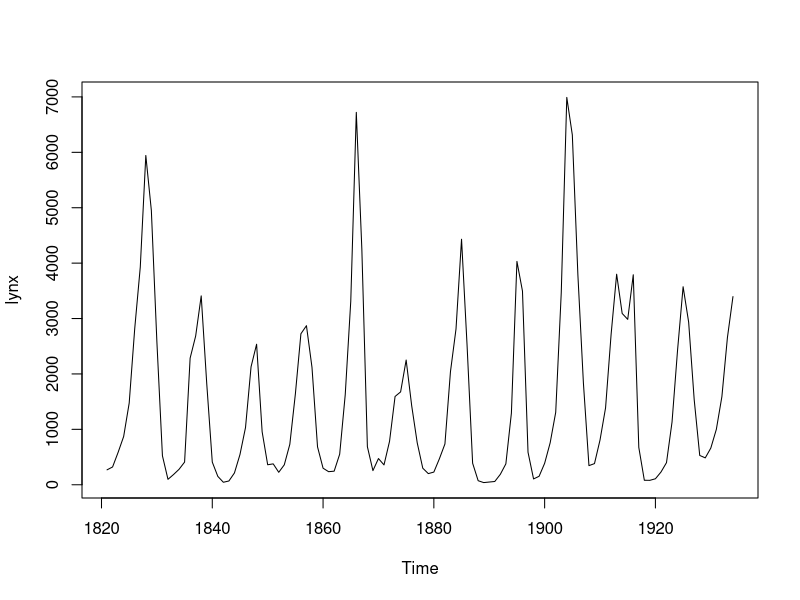
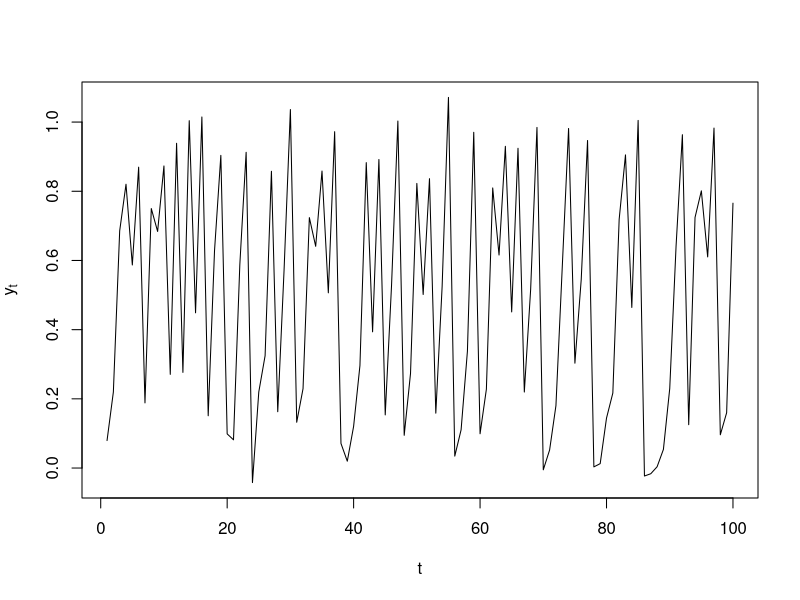
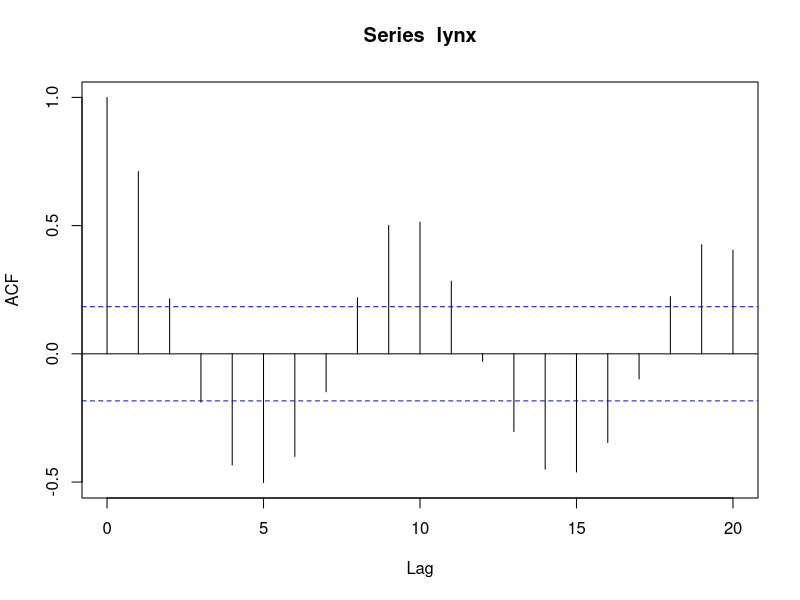
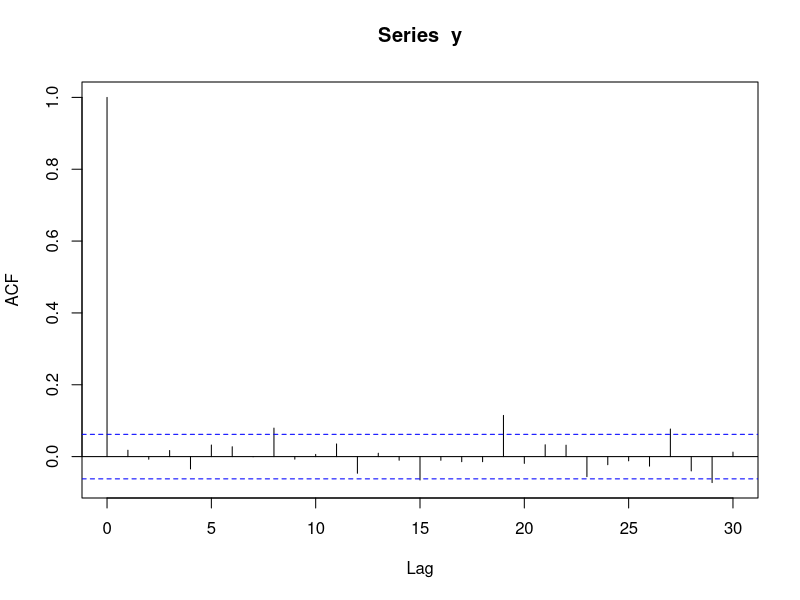
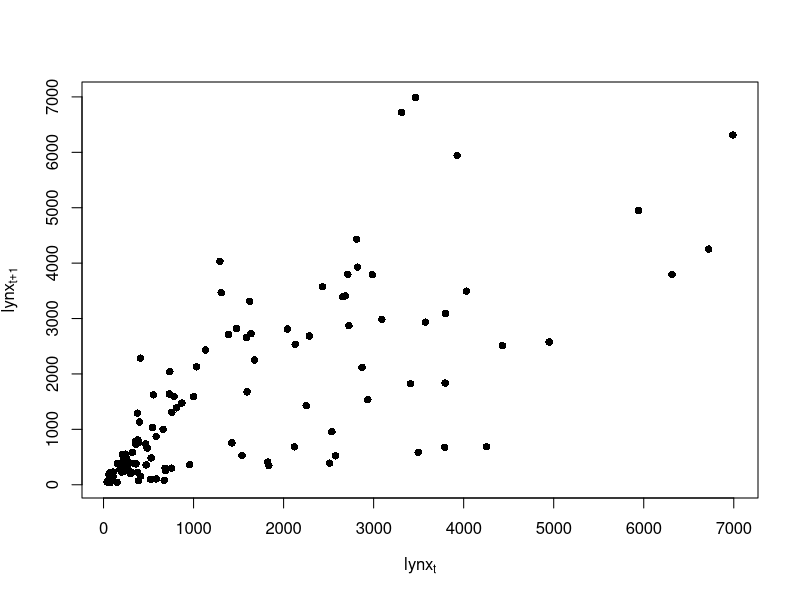
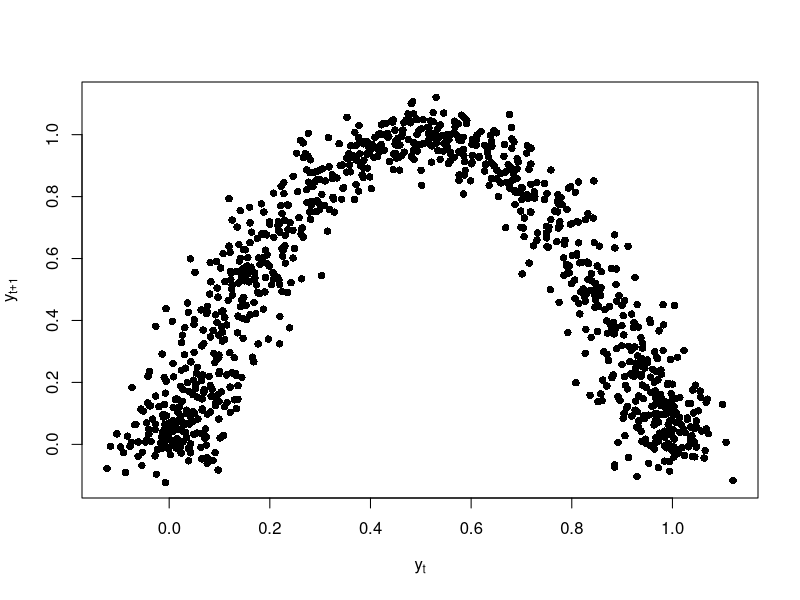
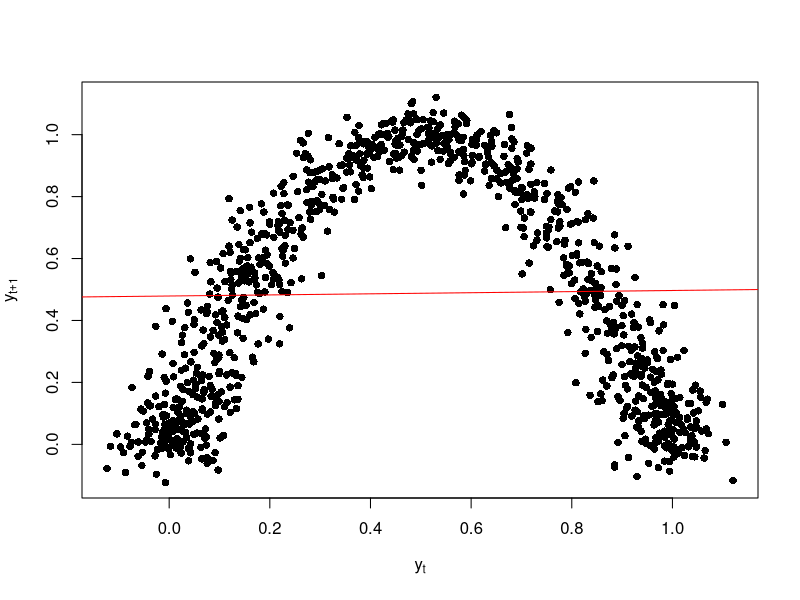

Recreate these plots in R, in order. (Note: this script raises an error after producing the figures.)
# Examples for the lecture on time series

# Real-world data set
library(datasets)
data(lynx)

# Synthetic data set
  # Logistic map corrupted with observational noise
    # Exercise fo the student: why is this "logistic"?
logistic.map <- function(x,r=4) { r*x*(1-x) }
logistic.iteration <- function(n,x.init,r=4){
  x <- vector(length=n)
  x[1] <- x.init
  for (i in 1:(n-1)) {
    x[i+1] <- logistic.map(x[i],r=r)
  }
  return(x)
}
x <- logistic.iteration(1000,x.init=runif(1))
y <- x+rnorm(1000,mean=0,sd=0.05)

# plot all of the lynx series
plot(lynx)
# Plot the first part of the synthetic time series
plot(y[1:100],xlab="t",ylab=expression(y[t]),type="l")

# autocorrelation functions
acf(lynx)
acf(y)

# Convert a time series into a data frame of lagged values
# Input: a time series, maximum lag to use, whether older values go on the right
  # or the left
# Output: a data frame with (order+1) columns, named lag0, lag1, ... , and
  # length(ts)-order rows
design.matrix.from.ts <- function(ts,order,right.older=TRUE) {
  n <- length(ts)
  x <- ts[(order+1):n]
  for (lag in 1:order) {
    if (right.older) {
      x <- cbind(x,ts[(order+1-lag):(n-lag)])
    } else {
      x <- cbind(ts[(order+1-lag):(n-lag)],x)
    }
  }
  lag.names <- c("lag0",paste("lag",1:order,sep=""))
  if (right.older) {
    colnames(x) <- lag.names
  } else {
    colnames(x) <- rev(lag.names)
  }
  return(as.data.frame(x))
}

# Plot successive values of lynx against each other
plot(lag0 ~ lag1,data=design.matrix.from.ts(lynx,1),xlab=expression(lynx[t]),
  ylab=expression(lynx[t+1]),pch=16)
# Plot successive values of y against each other
plot(lag0 ~ lag1,data=design.matrix.from.ts(y,1),xlab=expression(y[t]),
  ylab=expression(y[t+1]),pch=16)

  # Exercise for student: write one function to do either of those plots


# Fit an additive autoregressive model
  # additive model fitting is outsourced to mgcv::gam, with splines
# Inputs: time series (x), order of autoregression (order)
# Output: fitted GAM object
aar <- function(ts,order) {
  stopifnot(require(mgcv))
  # Automatically generate a suitable data frame from the time series
  # and a formula to go along with it
  fit <- gam(as.formula(auto.formula(order)),
    data=design.matrix.from.ts(ts,order))
  return(fit)
}

# Generate formula for an autoregressive GAM of a specified order
# Input: order (integer)
# Output: a formula which looks like
  # "lag0 ~ s(lag1) + s(lag2) + ... + s(lagorder)"
auto.formula <- function(order) {
  inputs <- paste("s(lag",1:order,")",sep="",collapse="+")
    form <- paste("lag0 ~ ",inputs)
    return(form)
}


# Plot successive values of y against each other
plot(lag0 ~ lag1,data=design.matrix.from.ts(y,1),xlab=expression(y[t]),
  ylab=expression(y[t+1]),pch=16)
# Add the linear regression (which would be the AR(1) model)
abline(lm(lag0~lag1,data=design.matrix.from.ts(y,1)),col="red")
# Fit an AR(8) and add its fitted values
yar8 <- arma(y,order=c(8,0))
points(y,fitted(yar8),col="red")
# Fit a first-order nonparametric autoregression, add fitted values
yaar1 <- aar(y,order=1)
points(y[-length(y)],fitted(yaar1),col="blue")


# simple block bootstrap
# inputs: time series (ts), block length, length of output
# presumes: ts is a univariate time series
# output: one resampled time series
rblockboot <- function(ts,block.length,len.out=length(ts)) {
  # chop up ts into blocks
  the.blocks <- as.matrix(design.matrix.from.ts(ts,block.length-1,
    right.older=FALSE))
    # look carefully at design.matrix.from.ts to see why we need the -1
  # How many blocks is that?
  blocks.in.ts <- nrow(the.blocks)
  # Sanity-check
  stopifnot(blocks.in.ts == length(ts) - block.length+1)
  # How many blocks will we need (round up)?
  blocks.needed <- ceiling(len.out/block.length)
  # Sample blocks with replacement
  picked.blocks <- sample(1:blocks.in.ts,size=blocks.needed,replace=TRUE)
  # put the blocks in the randomly-selected order
  x <- the.blocks[picked.blocks,]
  # convert from a matrix to a vector and return
    # need transpose because R goes from vectors to matrices and back column by
    # column, not row by row
  x.vec <- as.vector(t(x))
    # Discard uneeded extra observations at the end silently
  return(x[1:len.out])
}

###############################################################################
# Exercises for the reader:
# 1. Modify this to do the circular block bootstrap (hint: extend ts)
# 2. Modify this to do block bootstrapping of multiple time series, using the
# # SAME blocks for all series (to preserve dependencies across series)
##############################################################################


# GDP per capita time series
  # Taken from the St. Louis Federal Reserve Bank's FRED data service
  # GDP in billions of constant (2005) dollars
  # http://research.stlouisfed.org/fred2/series/GDPCA?cid=106
  # over population in thousands
  # http://research.stlouisfed.org/fred2/series/POP?cid=104
  # so the defualt units are millions of dollars per capita, which is needlessly
  # hard to interpret
gdppc <- read.csv("gdp-pc.csv")
gdppc$y <- gdppc$y*1e6
plot(gdppc,log="y",type="l")
